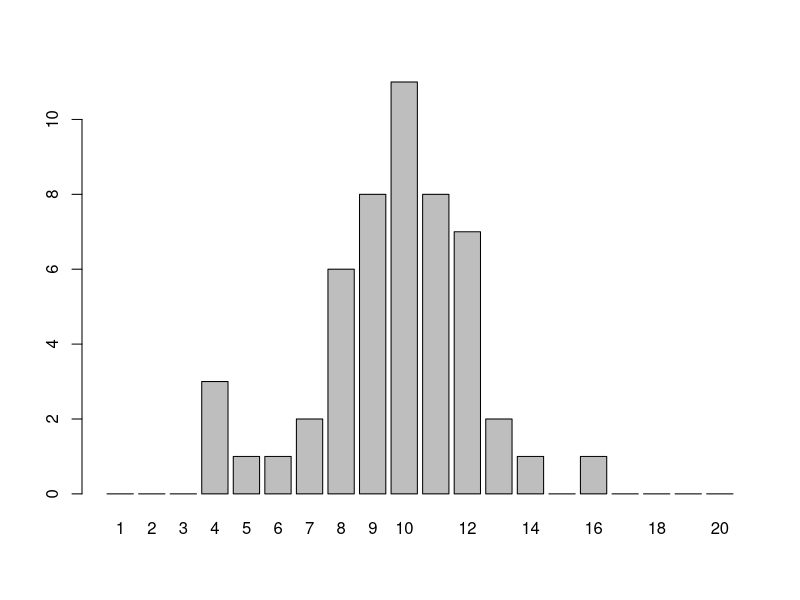
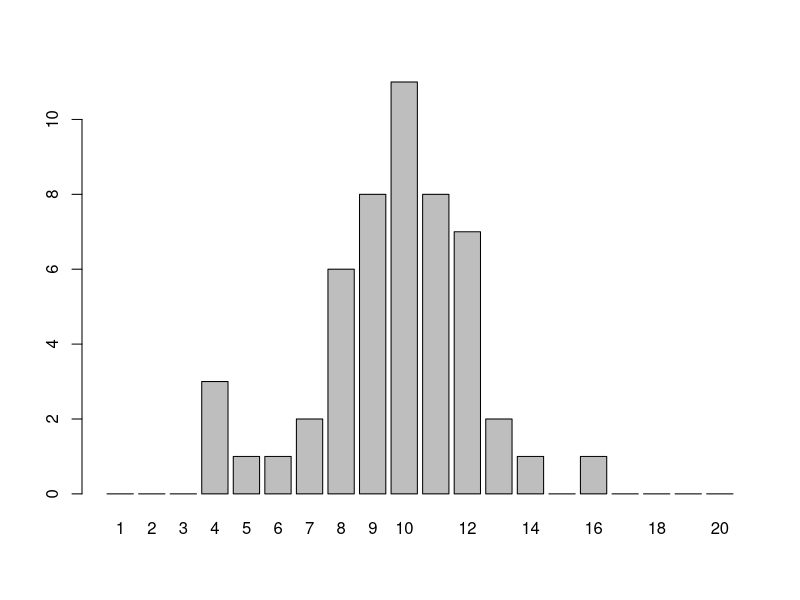
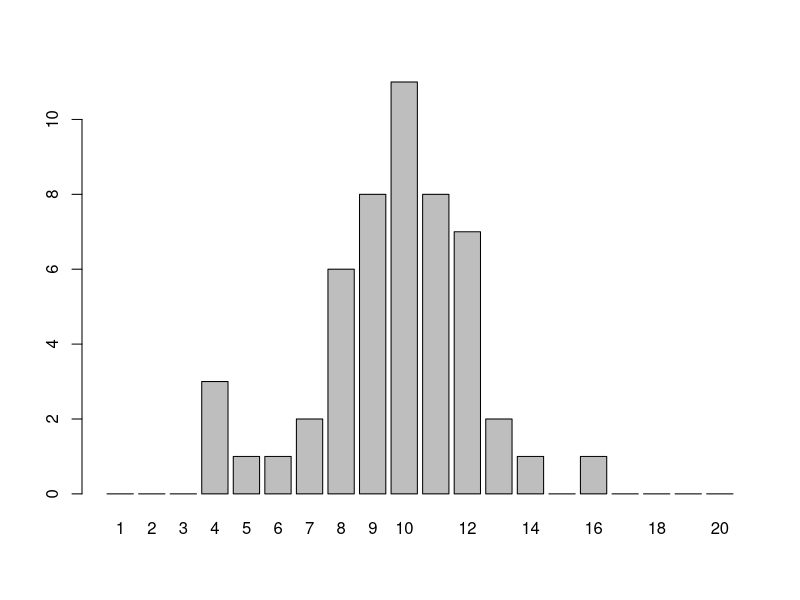
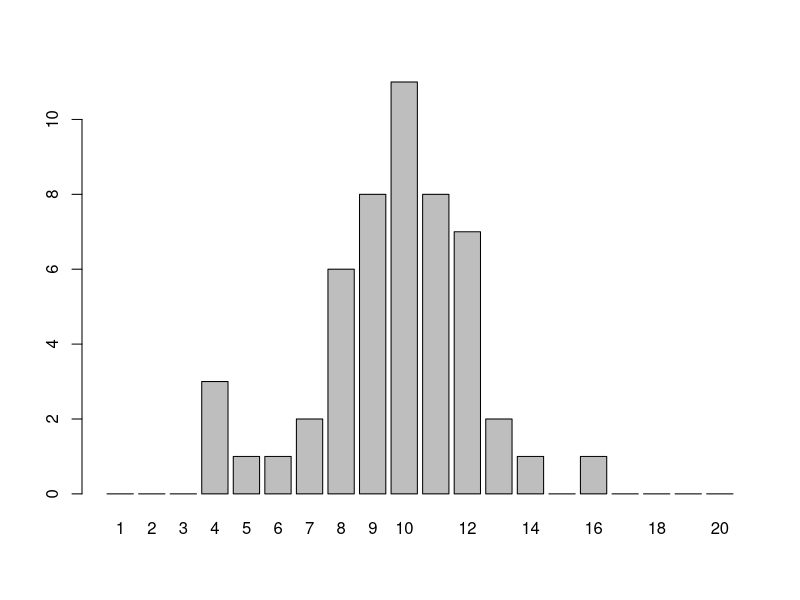
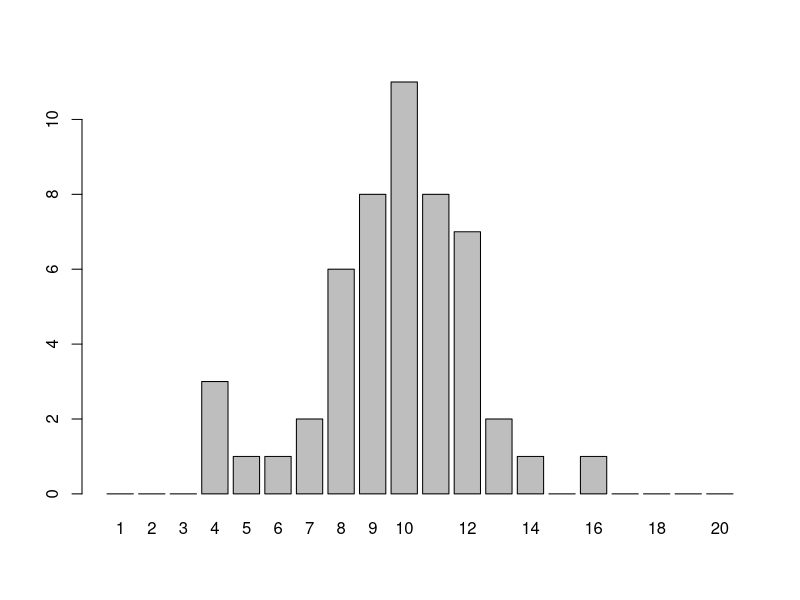
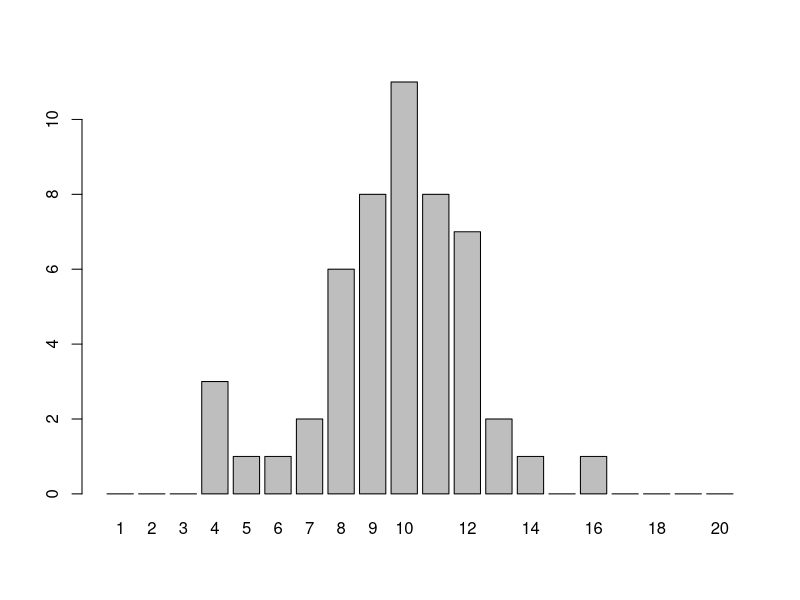
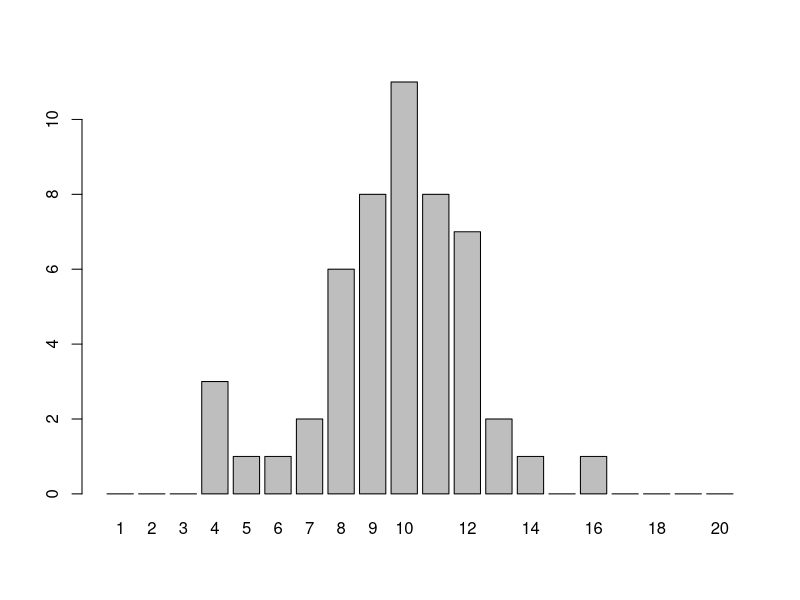
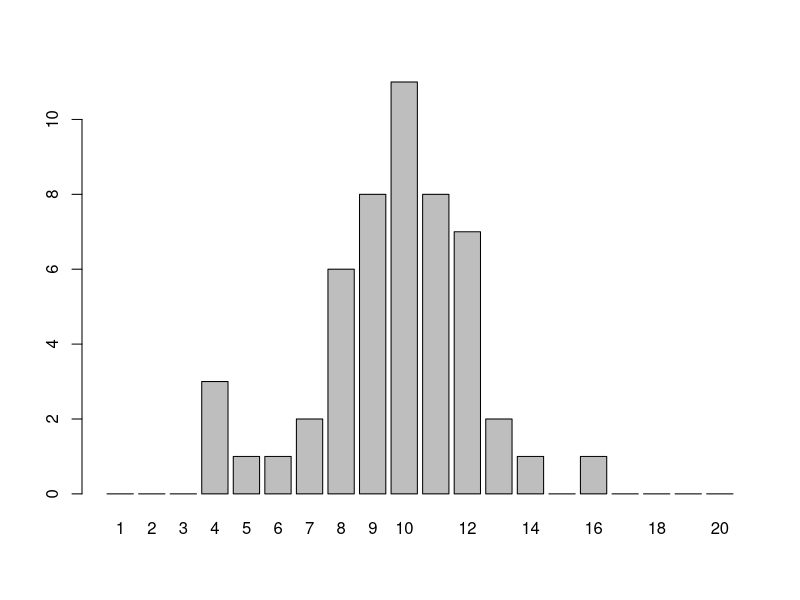

The R script that drew these images, in order: (Note: this script raises an error after producing the figures.)
# размерная структура суммарно по годам по горизонтам
ishodnik<-read.table(file="length.csv", sep=";", dec=",", head=T)
attach(ishodnik)
year<-factor(year)
Length.int<-cut(Length.mm, breaks=seq(0,20,1))
(size.str.table<-table(Length.int,year, tidal_zone))
(size.str.df<-as.data.frame(size.str.table))
length.class<-seq(1,20,1)
for (i in 1:length(levels(size.str.df$tidal_zone)))
{
  for (j in 1:length(levels(size.str.df$year)))
  {
    pdf(file=paste("sizestr", size.str.df$tidal_zone[i], size.str.df$year[j], ".pdf",sep="_"),width=1000, height=790)
    barplot(size.str.df$Freq[size.str.df$tidal_zone==paste(size.str.df$tidal_zone[i]) & size.str.df$year==paste(size.str.df$year[j])], names.arg=length.class)
    dev.off()
}}